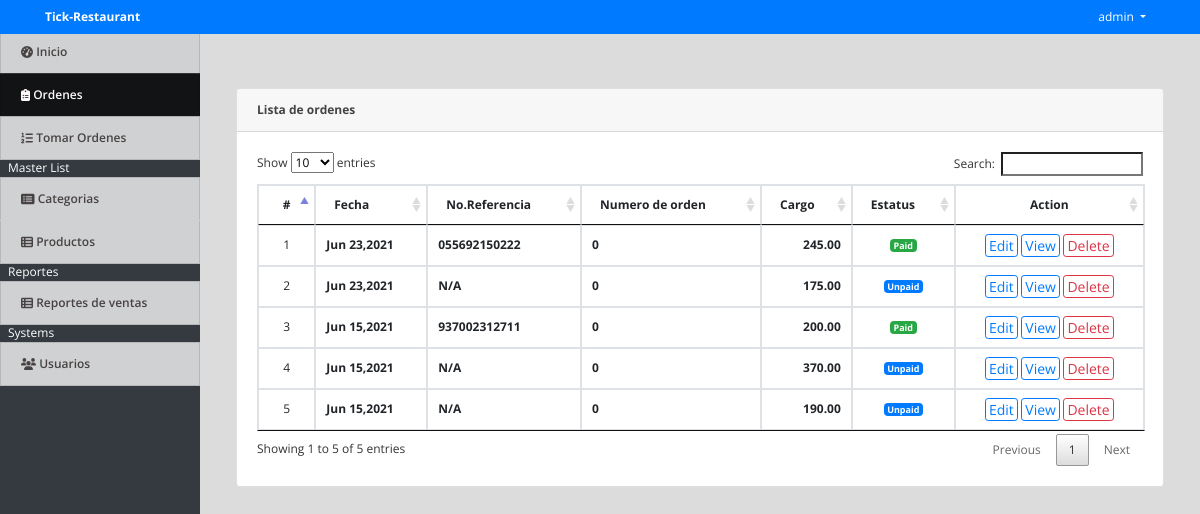
The page /index.php?page=orders (signed in) on the database its author committed.
### tables this page shows
CREATE TABLE `orders` (
  `id` int(11) NOT NULL,
  `ref_no` varchar(50) NOT NULL,
  `total_amount` float NOT NULL,
  `amount_tendered` float NOT NULL,
  `order_number` int(30) NOT NULL,
  `date_created` datetime NOT NULL DEFAULT current_timestamp()
);

### orders.php (the view, shortened to what this page needs)
<?php include('db_connect.php');?>
<div class="container-fluid">
	<div class="col-lg-12">
		<div class="row">
			<div class="col-md-12">
				<div class="card">
					<div class="card-header">
						<b>Lista de ordenes </b>
					</div>
					<div class="card-body">
						<table class="table table-condensed table-bordered table-hover">
							<thead>
								<tr>
									<th class="text-center">#</th>
									<th class="">Fecha</th>
									<th class="">No.Referencia</th>
									<th class="">Numero de orden</th>
									<th class="">Cargo</th>
									<th class="">Estatus</th>
									<th class="text-center">Action</th>
								</tr>
							</thead>
							<tbody>
								<?php
								$i = 1;
								$order = $conn->query("SELECT * FROM orders order by unix_timestamp(date_created) desc ");
								while($row=$order->fetch_assoc()):
								?>
								<tr>
									<td class="text-center"><?php echo $i++ ?></td>
									<td>
										<p> <b><?php echo date("M d,Y",strtotime($row['date_created'])) ?></b></p>
									</td>
									<td>
										<p> <b><?php echo $row['amount_tendered'] > 0 ? $row['ref_no'] : 'N/A' ?></b></p>
									</td>
									<td>
										<p> <b><?php echo $row['order_number'] ?></b></p>
									</td>
									<td>
										<p class="text-right"> <b><?php echo number_format($row['total_amount'],2) ?></b></p>
									</td>
									<td class="text-center">
										<?php if($row['amount_tendered'] > 0): ?>
											<span class="badge badge-success">Paid</span>
										<?php else: ?>
											<span class="badge badge-primary">Unpaid</span>
										<?php endif; ?>
									</td>
									<td class="text-center">
										<button class="btn btn-sm btn-outline-primary " type="button" onclick="location.href='billing/index.php?id=<?php echo $row['id'] ?>'" data-id="<?php echo $row['id'] ?>" >Edit</button>
										<button class="btn btn-sm btn-outline-primary view_order" type="button" data-id="<?php echo $row['id'] ?>">View</button>
										<button class="btn btn-sm btn-outline-danger delete_order" type="button" data-id="<?php echo $row['id'] ?>">Delete</button>
									</td>
								</tr>
								<?php endwhile; ?>
							</tbody>
						</table>
					</div>
				</div>
			</div>
		</div>
	</div>
</div>

### index.php (shortened to what this page needs)
<!DOCTYPE html>
<html lang="en">
<head>
<?php
 include('./header.php');
 ?>
</head>
<body>
	<?php include 'topbar.php' ?>
	<?php include 'navbar.php' ?>
  <main id="view-panel" >
      <?php $page = isset($_GET['page']) ? $_GET['page'] :'home'; ?>
  	<?php include $page.'.php' ?>
  </main>
</body>
</html>

### header.php (shortened to what this page needs)
  <link rel="stylesheet" href="assets/font-awesome/css/all.min.css">
<link href="assets/vendor/bootstrap/css/bootstrap.min.css" rel="stylesheet">
<link href="assets/vendor/icofont/icofont.min.css" rel="stylesheet">
<link href="assets/vendor/boxicons/css/boxicons.min.css" rel="stylesheet">
<link href="assets/vendor/venobox/venobox.css" rel="stylesheet">
<link href="assets/vendor/animate.css/animate.min.css" rel="stylesheet">
<link href="assets/vendor/remixicon/remixicon.css" rel="stylesheet">
<link href="assets/vendor/owl.carousel/assets/owl.carousel.min.css" rel="stylesheet">
<link href="assets/vendor/bootstrap-datepicker/css/bootstrap-datepicker.min.css" rel="stylesheet">
<link href="assets/DataTables/datatables.min.css" rel="stylesheet">
<link href="assets/css/jquery.datetimepicker.min.css" rel="stylesheet">
<link href="assets/css/select2.min.css" rel="stylesheet">
<link href="assets/css/style.css" rel="stylesheet">
<link type="text/css" rel="stylesheet" href="assets/css/jquery-te-1.4.0.css">

### topbar.php (shortened to what this page needs)
<nav class="navbar navbar-light fixed-top bg-primary" style="padding:0">
  <div class="container-fluid mt-2 mb-2">
  	<div class="col-lg-12">
      <div class="col-md-4 float-left text-white">
        <large><b><?php echo isset($_SESSION['system']['name']) ? $_SESSION['system']['name'] : '' ?></b></large>
      </div>
	  	<div class="float-right">
        <div class=" dropdown mr-4">
            <a href="#" class="text-white dropdown-toggle"  id="account_settings" data-toggle="dropdown" aria-haspopup="true" aria-expanded="false"><?php echo $_SESSION['login_name'] ?> </a>
        </div>
      </div>
  </div>
</nav>

### navbar.php (shortened to what this page needs)
<nav id="sidebar" class='mx-lt-5 bg-dark' >
		<div class="sidebar-list">
				<a href="index.php?page=home" class="nav-item nav-home"><span class='icon-field'><i class="fa fa-tachometer-alt "></i></span> Inicio</a>
				<a href="index.php?page=orders" class="nav-item nav-orders"><span class='icon-field'><i class="fa fa-clipboard-list "></i></span> Ordenes</a>
				<a href="billing/index.php" class="nav-item nav-takeorders"><span class='icon-field'><i class="fa fa-list-ol "></i></span> Tomar Ordenes</a>
				<?php if($_SESSION['login_type'] == 1): ?>
				<div class="mx-2 text-white">Master List</div>
				<a href="index.php?page=categories" class="nav-item nav-categories"><span class='icon-field'><i class="fa fa-list-alt "></i></span> Categorias</a>
				<a href="index.php?page=products" class="nav-item nav-products"><span class='icon-field'><i class="fa fa-th-list "></i></span> Productos</a>
				<?php endif; ?>
				<div class="mx-2 text-white">Reportes</div>
				<a href="index.php?page=sales_report" class="nav-item nav-sales_report"><span class='icon-field'><i class="fa fa-th-list"></i></span> Reportes de ventas</a>
				<?php if($_SESSION['login_type'] == 1 || $_SESSION['login_type'] == 3): ?>
				<div class="mx-2 text-white">Systems</div>
				<a href="index.php?page=users" class="nav-item nav-users"><span class='icon-field'><i class="fa fa-users "></i></span> Usuarios</a>
			<?php endif; ?>
		</div>
</nav>

### assets/css/style.css (style rules this page uses)
body { font-family: "Open Sans", sans-serif; color: #444444; width: 100%; height: calc(100%); font-size: 12px; }
a { color: #1977cc; }
nav#sidebar { height: calc(100%); position: fixed; z-index: 99; left: 0; width: 200px; font-size: 12px; top: 2.5em; }
a.nav-item { position: relative; display: block; padding: .75rem 1.25rem; margin-bottom: -1px; border: 1px solid rgba(0,0,0,.125); background-color: #ffffffc4; color: #484343; font-weight: 600; }
a.nav-item:hover, .nav-item.active { background-color: #000000ad; color: #fffafa; }
main#view-panel { margin-left: 200px; width:calc(100% - 200px); margin-top: 2.8em; padding: .5em }
.btn-sm { padding: .0001rem .2rem; }

### index.php (style rules this page uses)
body { background: #80808045; }

### orders.php (style rules this page uses)
td { vertical-align: middle !important; }
td p { margin: unset }

### rows shown on the page
orders: date_created "Jun 23,2021", ref_no "055692150222", order_number "0", total_amount "245.00", amount_tendered "Paid"
orders: date_created "Jun 23,2021", amount_tendered "N/A", order_number "0", total_amount "175.00"
orders: date_created "Jun 15,2021", ref_no "937002312711", order_number "0", total_amount "200.00", amount_tendered "Paid"
orders: date_created "Jun 15,2021", amount_tendered "N/A", order_number "0", total_amount "370.00"
orders: date_created "Jun 15,2021", amount_tendered "N/A", order_number "0", total_amount "190.00"

### other values the page prints
$_SESSION['system']['name'] "Tick-Restaurant"
$_SESSION['login_name'] "admin"
